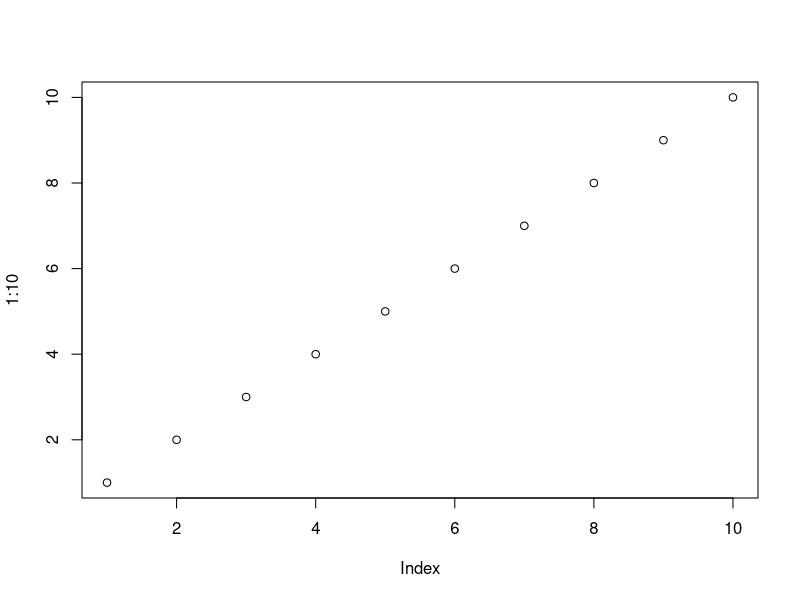
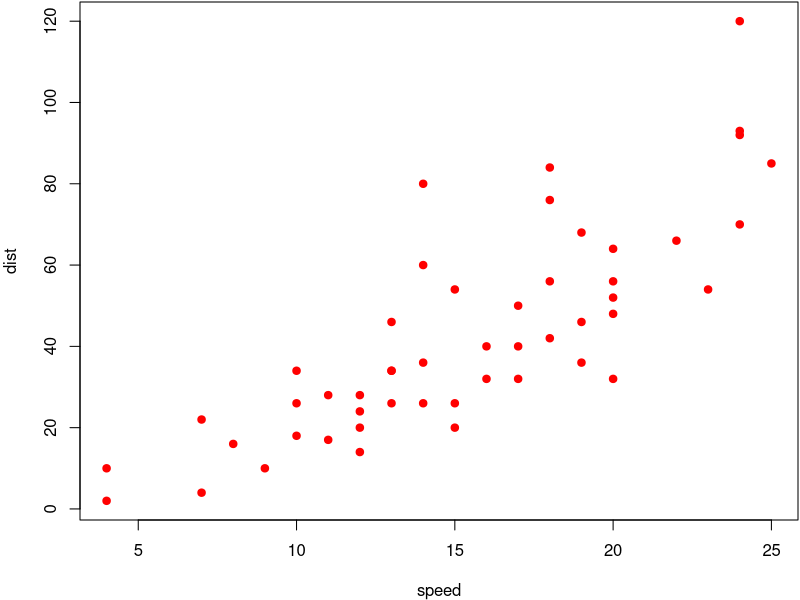

Write R code to recreate these figures, in order.
## ---- chunk 1
plot(1:10)

options(digits = 3)
cat("hello world!")

set.seed(123)
(x=rnorm(40)+10)

knitr::kable(head(mtcars))

par(mar = c(4,4,0.1,0.1))
plot(cars,pch=19,col="red")
